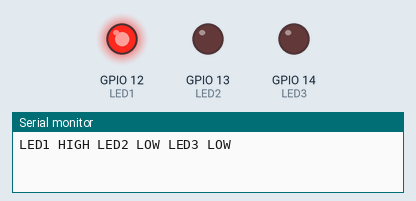
Bench run of a program on a simulated ESP32. Parts: output pins drawn as LEDs (lit = HIGH), the last lines printed to the serial monitor.

Above: at 0.5 s.
At 1.5 s:
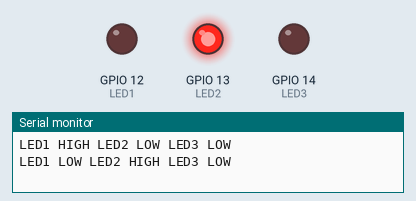
At 5.5 s:
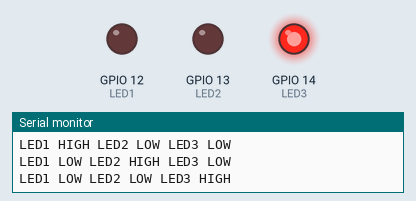
Timing chart, 0 to 6.9 s (numbered marks = the images above):
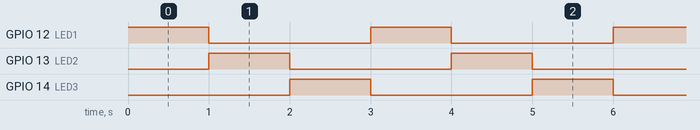

Measured:
- by itself, GPIO 12 (LED1), GPIO 13 (LED2), GPIO 14 (LED3): alternates HIGH for 1.0 s and LOW for 2.0 s
- by itself, everything shown: repeats every 3.0 s, in 3 steps

The program:

main.cpp
```cpp
#include <Arduino.h>

#define LED1 12
#define LED2 13
#define LED3 14

void setup() {
  // put your setup code here, to run once:
  pinMode(LED1, OUTPUT);
  pinMode(LED2, OUTPUT);
  pinMode(LED3, OUTPUT);
  Serial.begin(9600);
}

void loop() {
  // put your main code here, to run repeatedly:
  digitalWrite(LED1, HIGH); // turn the LED on (HIGH is the voltage level)
  digitalWrite(LED2, LOW); // turn the LED on (HIGH is the voltage level)
  digitalWrite(LED3, LOW); // turn the LED on (HIGH is the voltage level)
  Serial.println("LED1 HIGH LED2 LOW LED3 LOW");
  delay(1000); //wait for a second
  digitalWrite(LED1, LOW); //turn the LED off by making the voltage low
  digitalWrite(LED2, HIGH); // turn the LED on (HIGH is the voltage level)
  digitalWrite(LED3, LOW); // turn the LED on (HIGH is the voltage level)
  Serial.println("LED1 LOW LED2 HIGH LED3 LOW");
  delay(1000); //wait for a second
  digitalWrite(LED1, LOW); //turn the LED off by making the voltage low
  digitalWrite(LED2, LOW); // turn the LED on (HIGH is the voltage level)
  digitalWrite(LED3, HIGH); // turn the LED on (HIGH is the voltage level)
  Serial.println("LED1 LOW LED2 LOW LED3 HIGH");
  delay(1000);
}
```
